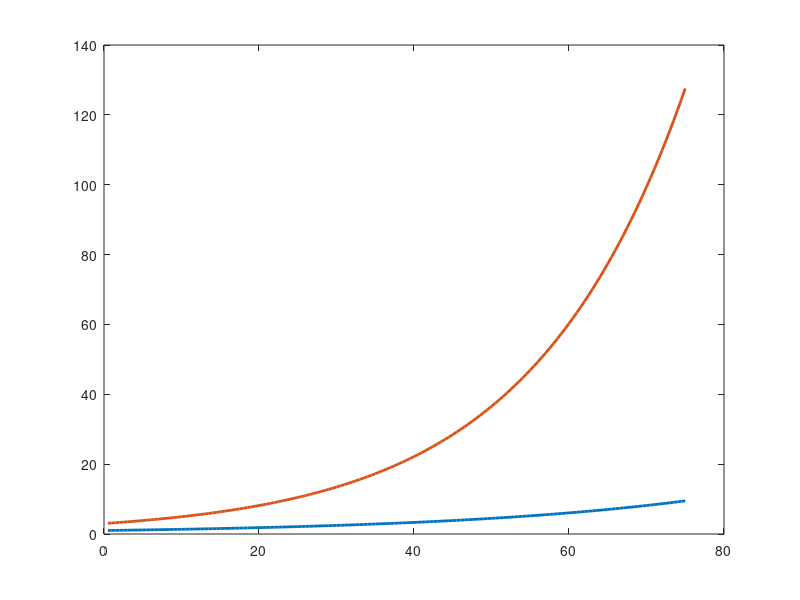

MATLAB code to generate this figure: (Note: this script raises an error after producing the figure.)
close all; clear all;clc;

time = 0.5:0.5:75;

A_0 = 1;
L_0 = 3;
K0 = 90;

g = 0.03;
n = 0.05;

A = A_0*exp(g*time);
L = L_0*exp(n*time);

figure(1)
plot(time,[A;L]','linewidth',2);
legend('A(t)','L(t)',2);legend('boxoff')
xlabel('time');






figure(2)
plot(time,[log(A);log(L)]','linewidth',2)
legend('log(A(t))','log(L(t))',2);legend('boxoff');
xlabel('time');





capital = 0:0.05:100;
alpha = 0.6;
delta = 0.1;
s = 0.7;

f = @(x) x.^alpha;

figure(3)
plot(capital,[s*f(capital);(delta+n+g)*capital]','linewidth',2)
xlabel('k'); legend('sf(k)','(\delta+n+g)k',2);legend('boxoff');
axis([0 40 0 8])

figuresize(7,6,'centimeters')
target=strcat(target_dir,'kdot','.pdf');
print(gcf, '-dpdf', '-r300', target);


figure(4)
plot(capital,[s*f(capital)./capital;(delta+n+g)*ones(size(capital))]','linewidth',2)
xlabel('k'); %ylabel('$\dot{k}/k$','interpreter','latex')
legend('sf(k)/k','\delta+n+g',1);legend('boxoff');
axis([1 40 0 0.7])




figure(5)
plot(capital,s*f(capital)./capital-(delta+n+g)*ones(size(capital)),'linewidth',2)
xlabel('k'); ylabel('$\dot{k}/k$','interpreter','latex')
legend('sf(k)/k-(\delta+n+g)',1);legend('boxoff');
axis([0 40 -0.1 0.5])
hline(0,'-k');




figure(6)
plot(capital,s*f(capital)-(delta+n+g)*capital,'linewidth',2)
xlabel('k'); ylabel('$\dot{k}}$','interpreter','latex')
legend('sf(k)-(\delta+n+g)k',1);legend('boxoff');
axis([0 40 -0.5 2])
hline(0,'-k');






figure(7)
plot(capital,s*f(capital)-(delta+n+g-1)*capital,'linewidth',2);hold on;
plot(capital,capital,'--k','linewidth',1.5);hold off;
xlabel('k_t'); ylabel('$k_{t+1}$','interpreter','latex')
legend('sf(k)-(\delta+n+g-1)k','45 degree line',2);legend('boxoff');
axis([0 35 0 35])
hline(0,'-k');




%%

dk_star=@(x) s*f(x)-(delta+n+g)*x;
k_star=fsolve(dk_star,100); %get the steady state capital

%% convergence

end_period=100;
time = 1:end_period;

A = zeros(size(time));
L = A;
K = L;
k = K;

A(1) = 1;
L(1) = 3;
K(1) =K0;
k(1) = K(1)/(A(1)*L(1));



for t=2:end_period
    A(t) = (1+g)*A(t-1);
    L(t) = (1+n)*L(t-1);
    k(t) = s*f(k(t-1))-(delta+n+g-1)*k(t-1);
end

K = A.*L.*k;
y = k.^alpha;
Y = A.*L.*y;
c = (1-s)*y;
C = (1-s)*Y;


%%
figure(9)
plot(time,[k],'linewidth',2);
legend('k',2); legend('boxoff');
hline(k_star);
xlabel('time')

figuresize(7,6,'centimeters')
target=strcat(target_dir,'k_time','.pdf');
print(gcf, '-dpdf', '-r300', target);


figure(8)
plot(time(2:end),(k(2:end)-k(1:end-1))./k(1:end-1),'linewidth',2);
legend('growth rate of k',2); legend('boxoff');
xlabel('time')

figuresize(7,6,'centimeters')
target=strcat(target_dir,'k_gr_time','.pdf');
print(gcf, '-dpdf', '-r300', target);

%%



figure(10)
plot(time,[k;y;c]);
legend('k','y','c',2); legend('boxoff');
hline(k_star);
xlabel('time')

figure(11)
plot(time,[y;c]);
legend('y','c',2); legend('boxoff');
hline(k_star);
xlabel('time')
axis([1 end_period 0 2.5])


%%
figure(12)
plot(time,[Y;C])
axis([1 end_period 0 10000])
xlabel('time');
legend('Y','C',2); legend('boxoff');

figure(13)
plot(time,[log(Y);log(C)])
axis([1 end_period/5 0 5])
xlabel('time');
legend('log(Y)','log(C)',2); legend('boxoff');


figure(14)
plot(time,[log(Y);log(Y./L);log(Y./(A.*L))],'linewidth',2)
axis([0 end_period 1.5 8])
xlabel('time'); 
legend('log(Y)','log(Y/L)','log(Y/AL)',2); legend('boxoff');

figuresize(7,6,'centimeters')
target=strcat(target_dir,'Y_gr_time','.pdf');
print(gcf, '-dpdf', '-r300', target);


%% Change in n
n_old = n;
n_new = n/5;


end_period=100;
change_period = 50;

time = 1:end_period;

n_time = [n_old*ones(1,change_period-1) n_new*ones(1,end_period-change_period+1)];

%% change in n

A = zeros(size(time));
L = A;
K = L;
k = K;

A(1) = 1;
L(1) = 3;
K(1) = 20;
k(1) = K(1)/(A(1)*L(1));



for t=2:end_period
    A(t) = (1+g)*A(t-1);
    L(t) = (1+n_time(t))*L(t-1);
    k(t) = s*f(k(t-1))-(delta+n_time(t)+g-1)*k(t-1);
end

K = A.*L.*k;
y = k.^alpha;
Y = A.*L.*y;
c = (1-s)*y;
C = (1-s)*Y;

%%

figure(20)
plot(1941:2040,log(L),'linewidth',2);
vline(1989);
legend('log(N)',2);legend('boxoff')
set(gca,'XTick',1950:20:2050);
axis([1950 2040 1 5])




figure(21)
hl=plot(capital,[s*f(capital);(delta+n_old+g).*capital;(delta+n_new+g).*capital]','linewidth',2);
xlabel('k'); %ylabel('$\dot{k}/k$','interpreter','latex')
legend('sf(k)','(\delta+n_{old}+g)k','(\delta+n_{new}+g)k',4);legend('boxoff');
set(hl(2),'linewidth',1.5,'color','k','lineStyle','--');
axis([0 70 0 10])





figure(22)
hl=plot(1941:2040,k,'linewidth',2);
xlabel('time'); %ylabel('$\dot{k}/k$','interpreter','latex')
legend('k',2);legend('boxoff');
set(gca,'XTick',1950:20:2050);
axis([1940 2040 0 70])
vline(1989);




figure(23)
plot(1941:2040,[log(Y);log(Y./L);log(Y./(A.*L))],'linewidth',2)
set(gca,'XTick',1950:20:2050);
axis([1940 2040 1 8])
xlabel('time'); vline(1989);
legend('log(Y)','log(Y/L)','log(Y/AL)',2); legend('boxoff');





figure(24)
hl=plot(1942:2040,(k(2:end)-k(1:end-1))./k(1:end-1),'linewidth',2);
xlabel('time'); %ylabel('$\dot{k}/k$','interpreter','latex')
legend('growth rate of k',2);legend('boxoff');
set(gca,'XTick',1950:20:2050);
axis([1940 2040 0 0.15])
vline(1989);










